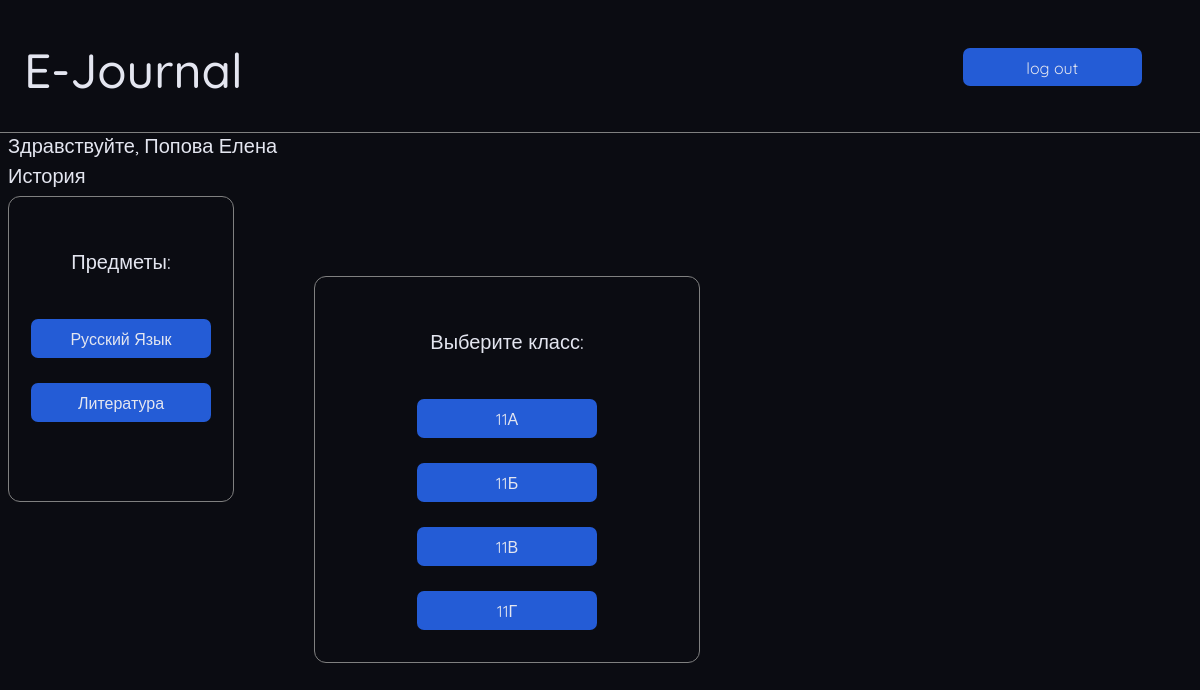
Screenshot of /teacher/3 (signed in) with the database file from the repository.
### journal/models.py (models this page shows, shortened)
class Subjects(db.Model):
    id: Mapped[int] = mapped_column(Integer, primary_key=True)
    name: Mapped[str] = mapped_column(String(20), nullable=False)

class Groops(db.Model):
    id: Mapped[int] = mapped_column(Integer, primary_key=True)
    name: Mapped[str] = mapped_column(String(3), nullable=False)
    student = relationship('Students', back_populates='groop', cascade='save-update, merge, delete')
    teacher = relationship('GroopsTeachers', back_populates='groop', cascade='save-update, merge, delete')

### journal/routes.py (the view)
@app.route('/teacher/<int:subject_id>')
@login_required
def choose_groop(subject_id):
    subjects = list()
    subj = SubjectsTeachers.query.filter_by(teacher_id=current_user.id).all()  # Ищем какие предметы ведёт учитель
    for j in subj:
        sub = Subjects.query.filter_by(id=j.subject_id).all()  # Ищем названия предметов в соответствующей таблице
        for m in sub:
            subjects.append((m.id, m.name))
    groops = list()
    grps = GroopsTeachers.query.filter_by(teacher_id=current_user.id).all()
    for j in grps:
        grp = Groops.query.filter_by(id=j.groop_id).all()
        for m in grp:
            groops.append((m.id, m.name))
    subject = Subjects.query.filter_by(id=subject_id).first()
    us = Users.query.filter_by(id=current_user.id).first()
    user = f'{us.last_name} {us.name}'
    return render_template('groops.html', subjects=subjects, groops=groops, id=subject_id, task=subject.name, name=user)

### journal/routes.py (called while the page is built)
@login_manager.user_loader
def load_user(user_id):
    print('load user')
    return Users().query.get(user_id)

@app.after_request
def redirect_to_signin(response):
    if response.status_code == 401:
        return redirect(url_for('login') + '?next=' + request.url)
    return response

### journal/templates/groops.html (shortened to what this page needs)
<!DOCTYPE html>
<html lang="en">
<head>
    <link rel="stylesheet" href="{{ url_for('static', filename='css/groops.css') }}">
</head>
<body>
    <div class="head">
        <div class="main-title">
            <p>E-Journal</p>
        </div>
        <a class="log_out" href="/logout">log out</a>
    </div>
    <div class="hello">
        <p>Здравствуйте, {{name}}</p>
        <p>{{task}}</p>
    </div>
    <div class="main-inf">
        <div class="left-side">
            <p>Предметы:</p>
            {% for i in subjects %}
                <a href="{{i[0]}}">{{i[1]}}</a>
            {% endfor %}
        </div>
        <div class="box-content">
            <p>Выберите  класс:</p>
            {% for i in groops %}
                <a href="{{id}}/{{i[0]}}">{{i[1]}}</a>
            {% endfor %}
        </div>
    </div>
</body>
</html>

### journal/static/css/groops.css (style rules this page uses)
body { background-color: #0b0c12; justify-content: center; font-family: 'QuickSand', sans-serif; text-decoration: none; color: #e4e6f0; font-size: 20px; align-items: center; display: flex; flex-direction: column; }
.main-title p { font-size: 48px; font-weight: 500; margin: 1rem; width: 100%; height: auto; }
.log_out { margin-top: 1.5rem; background-color: rgb(36, 92, 214); padding: 0.6rem; width: 10rem; height: 1.2rem; border: solid 0px rgb(36, 92, 214); border-radius: 7px; color: #e4e6f0; font-size: 16px; text-align: center; text-decoration: none; min-width: 10rem; }
.head { display: flex; flex-direction: row; gap:calc(100% - 30rem); padding:1rem; width: 100%; height: auto; padding-bottom: 1rem; border-bottom: solid gray 1px; min-width: 40rem; }
.hello { width: 100%; display: flex; flex-direction: column; gap: 0.3rem }
.hello p { float: left; margin: 0; }
.main-inf { width:100%; display: flex; flex-direction: row; margin-top: 0.5rem; gap:calc(100% - 80rem) }
.left-side { display: flex; flex-direction: column; border: solid gray 1.5px; border-radius: 12px; padding: 2rem; width: 10rem; height: 17rem; gap: 0.1rem; margin: 0rem; align-items: center; padding-bottom: 0rem; }
.left-side a { margin-top: 1.5rem; background-color: rgb(36, 92, 214); padding: 0.6rem; width: 8rem; height: 1.2rem; border: solid 0px rgb(36, 92, 214); border-radius: 7px; color: #e4e6f0; font-size: 16px; text-align: center; text-decoration: none; min-width: 10rem; }
.box-content { display: flex; flex-direction: column; border: solid gray 1.5px; border-radius: 12px; padding: 2rem; width: 20rem; height: auto; gap: 0.1rem; margin: 5rem; align-items: center; }
.box-content a { margin-top: 1.5rem; background-color: rgb(36, 92, 214); padding: 0.6rem; width: 8rem; height: 1.2rem; border: solid 0px rgb(36, 92, 214); border-radius: 7px; color: #e4e6f0; font-size: 16px; text-align: center; text-decoration: none; min-width: 10rem; }

### rows the page displays
Subjects: name "История"
Subjects: name "Русский Язык"
Subjects: name "Литература"
Groops: name "11А"
Groops: name "11Б"
Groops: name "11В"
Groops: name "11Г"

### other values shown
{{ name }} "Попова Елена"
